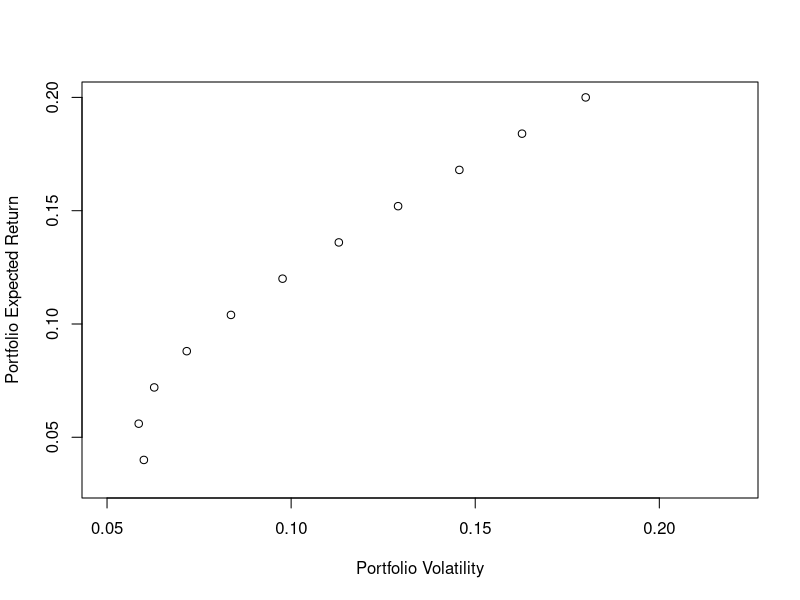

R code for this plot:
p <- 0.1

ret_x_mu <- 0.2
ret_y_mu <- 0.04

ret_x_sd <- 0.18
ret_y_sd <- 0.06

w <- seq(0, 1, 0.1)

port_ret <- (ret_x_mu*w)+(ret_y_mu*(1-w))

w_1 <- w
w_2 <- (1-w)


port_sd <- sqrt(
    (w_1^2 * ret_x_sd^2) +
    (w_2^2 * ret_y_sd^2) +
    (2 * w_1 * w_2 * ret_x_sd * ret_y_sd * p)
)


plot(
    port_sd, 
    port_ret, 
    xlim=c(0.05, 0.22), 
    ylim=c(0.03, 0.2),
    xlab = "Portfolio Volatility",
    ylab = "Portfolio Expected Return")